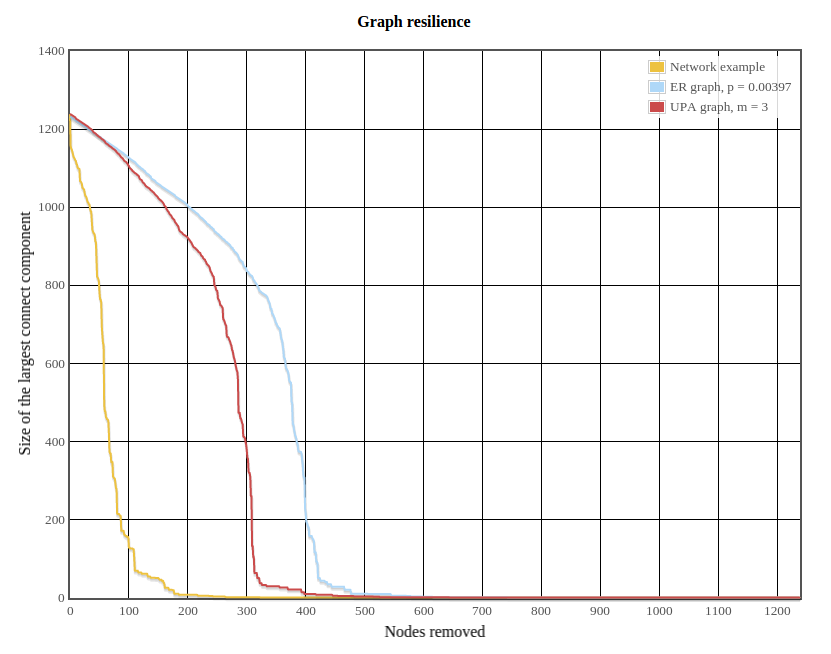

This figure's Python source:
"""
Provided code for Application portion of Module 2
"""

# general imports
import urllib2
import random
import time
import math
import poc_queue

# CodeSkulptor import
import simpleplot
import codeskulptor
codeskulptor.set_timeout(2400)

# Desktop imports
#import matplotlib.pyplot as plt


############################################
# Provided code

def copy_graph(graph):
    """
    Make a copy of a graph
    """
    new_graph = {}
    for node in graph:
        new_graph[node] = set(graph[node])
    return new_graph

def delete_node(ugraph, node):
    """
    Delete a node from an undirected graph
    """
    neighbors = ugraph[node]
    ugraph.pop(node)
    for neighbor in neighbors:
        ugraph[neighbor].remove(node)
    
def targeted_order(ugraph):
    """
    Compute a targeted attack order consisting
    of nodes of maximal degree
    
    Returns:
    A list of nodes
    """
    # copy the graph
    new_graph = copy_graph(ugraph)
    
    order = []    
    while len(new_graph) > 0:
        max_degree = -1
        for node in new_graph:
            if len(new_graph[node]) > max_degree:
                max_degree = len(new_graph[node])
                max_degree_node = node
        
        neighbors = new_graph[max_degree_node]
        new_graph.pop(max_degree_node)
        for neighbor in neighbors:
            new_graph[neighbor].remove(max_degree_node)

        order.append(max_degree_node)
    return order

def fast_targeted_order(ugraph):
    new_graph = copy_graph(ugraph)
    n = len(new_graph)
    degree_sets = [set([]) for _ in xrange(n)]
    for node in new_graph:
        d = len(new_graph[node])
        degree_sets[d].add(node)
    #print degree_sets
    attack_order = []
    for k in xrange(n - 1, -1, -1):
        #print degree_sets[k], degree_sets
        while len(degree_sets[k]) > 0:
            max_degree_node = degree_sets[k].pop()
            for node in new_graph[max_degree_node]:
                d = len(new_graph[node])
                degree_sets[d].remove(node)
                degree_sets[d-1].add(node)
            attack_order.append(max_degree_node)
            delete_node(new_graph, max_degree_node)
    return attack_order
            
        
        
    


##########################################################
# Code for loading computer network graph

NETWORK_URL = "http://storage.googleapis.com/codeskulptor-alg/alg_rf7.txt"


def load_graph(graph_url):
    """
    Function that loads a graph given the URL
    for a text representation of the graph
    
    Returns a dictionary that models a graph
    """
    graph_file = urllib2.urlopen(graph_url)
    graph_text = graph_file.read()
    graph_lines = graph_text.split('\n')
    graph_lines = graph_lines[ : -1]
    
    print "Loaded graph with", len(graph_lines), "nodes"
    
    answer_graph = {}
    for line in graph_lines:
        neighbors = line.split(' ')
        node = int(neighbors[0])
        answer_graph[node] = set([])
        for neighbor in neighbors[1 : -1]:
            answer_graph[node].add(int(neighbor))

    return answer_graph

class UPATrial:
    """
    Simple class to encapsulate optimizated trials for the UPA algorithm
    
    Maintains a list of node numbers with multiple instance of each number.
    The number of instances of each node number are
    in the same proportion as the desired probabilities
    
    Uses random.choice() to select a node number from this list for each trial.
    """

    def __init__(self, num_nodes):
        """
        Initialize a UPATrial object corresponding to a 
        complete graph with num_nodes nodes
        
        Note the initial list of node numbers has num_nodes copies of
        each node number
        """
        self._num_nodes = num_nodes
        self._node_numbers = [node for node in range(num_nodes) for dummy_idx in range(num_nodes)]
        #print self._node_numbers


    def run_trial(self, num_nodes):
        """
        Conduct num_nodes trials using by applying random.choice()
        to the list of node numbers
        
        Updates the list of node numbers so that each node number
        appears in correct ratio
        
        Returns:
        Set of nodes
        """
        
        # compute the neighbors for the newly-created node
        new_node_neighbors = set()
        for _ in range(num_nodes):
            new_node_neighbors.add(random.choice(self._node_numbers))
        
        # update the list of node numbers so that each node number 
        # appears in the correct ratio
        self._node_numbers.append(self._num_nodes)
        for dummy_idx in range(len(new_node_neighbors)):
            self._node_numbers.append(self._num_nodes)
        self._node_numbers.extend(list(new_node_neighbors))
        
        #update the number of nodes
        self._num_nodes += 1
        return new_node_neighbors

def make_complete_graph(num_nodes):
    """returns a complete graph"""
    graph = {}
    edges = set(range(num_nodes))
    for node in xrange(num_nodes):
        graph[node] = edges.difference(set([node]))
    return graph

def make_ER_graph(num_nodes, p):
    """returns a ER undirected graph"""
    graph = {}
    #edges = set(range(num_nodes))
    for node in xrange(num_nodes):
        graph[node] = set([])
    for node1 in xrange(num_nodes - 1):
        for node2 in xrange(node1 + 1 , num_nodes):
            if random.random() < p:
                graph[node1].add(node2)
                graph[node2].add(node1)
    return graph


    
def create_UPA_graph(n, m):
    graph = make_complete_graph(m)
    upa = UPATrial(m)
    for node in xrange(m, n):
        graph[node] = set([])
    for node in xrange(m, n):
        for snode in upa.run_trial(m):
            graph[node].add(snode)
            graph[snode].add(node)
    return graph

def average_out_degree(graph):
    sum = 0
    n = 0.0
    for node in graph:
        n += 1.0
        sum += len(graph[node])
    return sum / n 

def edges(graph):
    return sum(map(len, graph.values())) / 2

def random_order(graph):
    nodes = graph.keys()
    #print nodes
    random.shuffle(nodes)
    print nodes
    return nodes

def bfs_visited(ugraph, start_node):
    """Takes the undirected graph ugraph and 
    the node start_node and returns the set 
    consisting of all nodes that are visited 
    by a breadth-first search that starts at start_node"""
    queue =  poc_queue.Queue()
    visited = set([start_node])
    queue.enqueue(start_node)
    while queue:
        current_node = queue.dequeue()
        for neighbor in ugraph[current_node]:
            if not neighbor in visited:
                visited.add(neighbor)
                queue.enqueue(neighbor)
    return visited

def cc_visited(ugraph):
    """Takes the undirected graph ugraph and returns
    a list of sets, where each set consists of
    all the nodes (and nothing else) in
    a connected component, and there is
    exactly one set in the list for
    each connected component in ugraph and nothing else"""
    remaining_nodes = set(ugraph.keys())
    cc_vis = []
    while remaining_nodes:
        node = remaining_nodes.pop()
        visited = bfs_visited(ugraph, node)
        cc_vis.append(visited)
        remaining_nodes.difference_update(visited)
    return cc_vis

def largest_cc_size(ugraph):
    """ Takes the undirected graph ugraph and returns
    the size (an integer) of the largest connected
    component in ugraph"""
    cc_vis = cc_visited(ugraph)
    if cc_vis:
        return max(map(len, cc_vis))
    else:
        return 0

def compute_resilience(ugraph, attack_order):
    """ Takes the undirected graph ugraph,
    a list of nodes attack_order and iterates
    through the nodes in attack_order.
    For each node in the list, the function
    removes the given node and its edges
    from the graph and then computes the size
    of the largest connected component for
    the resulting graph """
    graph = copy_graph(ugraph)
    resilience = [largest_cc_size(graph)]
    for attack_node in attack_order:
        #print attack_node
        delete_node(graph, attack_node)
        current_resilience = largest_cc_size(graph)
        resilience.append(current_resilience)
        #print current_resilience
    return resilience




network = load_graph(NETWORK_URL)
network_size = len(network.keys())
print network_size, average_out_degree(network), edges(network)
p = (2.0 * edges(network)) / (network_size * (network_size - 1))
print p
p = 0.00397
er_graph = make_ER_graph(network_size, p)
#print er_graph
print len(er_graph.keys()), edges(er_graph)

#print er_graph[1262]
upa_graph = create_UPA_graph(network_size, 3)
print len(upa_graph.keys()), edges(upa_graph)


"""
m = 5
n2times = []
ntimes = []
for n in xrange(10, 1000, 10):
    upa_graph = create_UPA_graph(n, m)
    ptime = time.time()
    targeted_order(upa_graph)
    n2times.append([n, time.time() - ptime])
    ptime = time.time()
    fast_targeted_order(upa_graph)
    ntimes.append([n, time.time() - ptime])
    #print n, n2time, ntime
    
simpleplot.plot_lines("Targeted order computing time (CodeSkulptor)",
                      800, 600, "Number of nodes n", "Running times (seconds)",
                      [n2times, ntimes], False,
                      ["Targeted order, O(n^2)", "Fast targeted order, O(n)"])

"""

#print network
attack_order = targeted_order(network)
#print attack_order
print "Network"
resilience_network = compute_resilience(network, attack_order)
print "ER"
attack_order = targeted_order(er_graph)
resilience_er = compute_resilience(er_graph, attack_order)
print "UPA"
attack_order = targeted_order(upa_graph)
resilience_upa = compute_resilience(upa_graph, attack_order)
plot_network = [[idx, resilience_network[idx]] for idx in range(len(resilience_network))]
plot_er =  [[idx, resilience_er[idx]] for idx in range(len(resilience_er))]
plot_upa =  [[idx, resilience_upa[idx]] for idx in range(len(resilience_upa))]
#plot_x2 = [[idx, network_size - idx] for idx in range(network_size / 2)]
#plot_x1 = [[idx, 0.75 * (network_size - idx)] for idx in range(network_size / 2)]
simpleplot.plot_lines("Graph resilience", 800, 600,
            "Nodes removed", "Size of the largest connect component",
                      [plot_network, plot_er, plot_upa], 
            False, ["Network example", "ER graph, p = 0.00397", "UPA graph, m = 3"])
